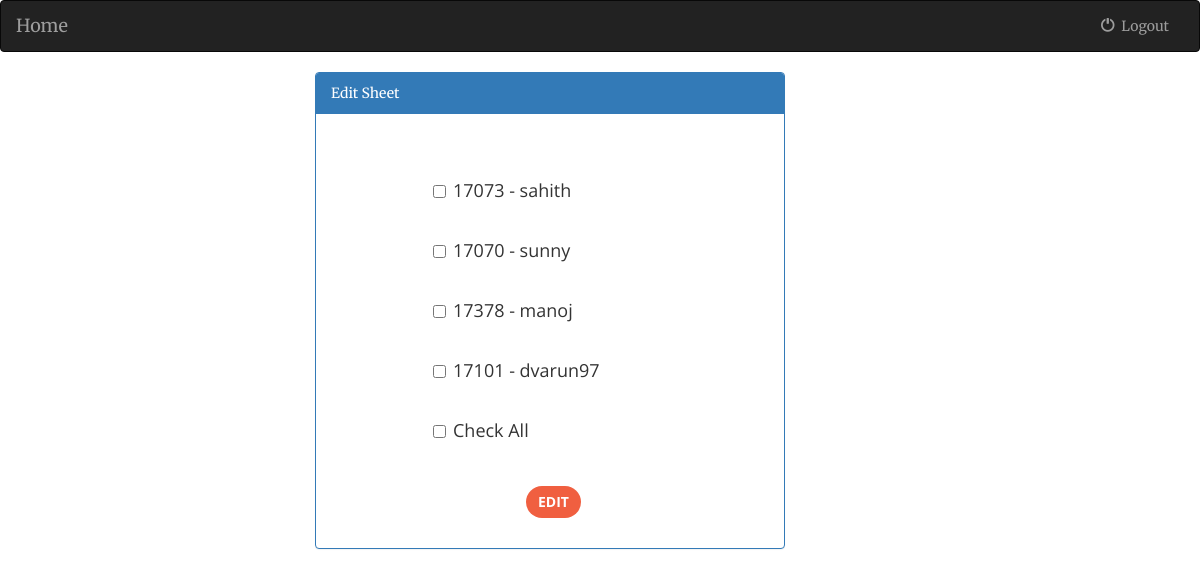
/faculty/editsheet/ (signed in), run on the app's committed database.
### student/models.py (models this page shows, shortened)
class RegisterStudent(models.Model):
    username = models.CharField(max_length=30, unique=True)
    email = models.EmailField(unique=True)
    studid = models.IntegerField(unique=True)
    password = models.CharField(max_length=20)
    bluetooth_addr = models.CharField(max_length=30, unique=True)
    approval = models.BooleanField(default=False)

### faculty/views.py (the view)
def editsheet(request):
    if 'id' in request.session:
        faculty = Register.objects.get(pk=request.session['id'])
        faculty = Register.objects.get(pk=request.session['id'])
        all_students = StudentCourses.objects.filter(course=faculty.course, studentid__approval=True)
        students = Attendance_sheet.objects.filter(course=faculty.course, date=date.today())
        dict = {}
        pdict = {}
        f = 0
        for i in all_students:
            f = 0
            for j in students:
                if i.studentid.studid == j.sid:
                    f = 1
            if f == 1:
                pdict[i.studentid.studid] = i.studentid.username
            else:
                dict[i.studentid.studid] = i.studentid.username
        return render(request, 'faculty/editsheet.html', {'dict': dict, 'pdict': pdict})
    else:
        return redirect('faculty:flogin')

### faculty/templates/faculty/editsheet.html (shortened to what this page needs)
{% extends 'faculty/base.html' %}
{% block body %}
<div class="col-md-5 col-md-offset-3">
        <div class="panel panel-primary">
            <div class="panel-heading">
                Edit Sheet
            </div>
            <div class="panel-body">
                <form class="form-horizontal" role="form" action="{% url 'faculty:view' %}"  method="post" enctype="multipart/form-data">
                    <fieldset>
                        <div class="form-group">
                            <div class="col-md-offset-2">
                            </div>
                        </div>
                        <div class="form-group">
                            <div class="checkbox col-md-offset-3">
                                {% for key,value in dict.items %}
                                    <h4><label><input type="checkbox" class="check" value="{{ key }}"  name="sid">{{ key }} - {{ value }}</label></h4><br>
                                {% endfor %}
                                    <h4><label><input type="checkbox" class="check" id="checkAll">Check All</label></h4>
                            <br>
                            </div>
                        </div>
                         <div class="form-group">
                            <div class="col-md-8 col-md-offset-5">
                                <button type="submit" class="btn btn-primary">
                                    Edit
                                </button>
                            </div>
                        </div>
                    </fieldset>
                </form>
            </div>
        </div>
    </div>
{% endblock %}

### data on the page
RegisterStudent: dict "sahith"
RegisterStudent: dict "sunny"
RegisterStudent: dict "manoj"
RegisterStudent: dict "dvarun97"

### other printed values
{{ key }} "17073" "17070" "17378" "17101"
